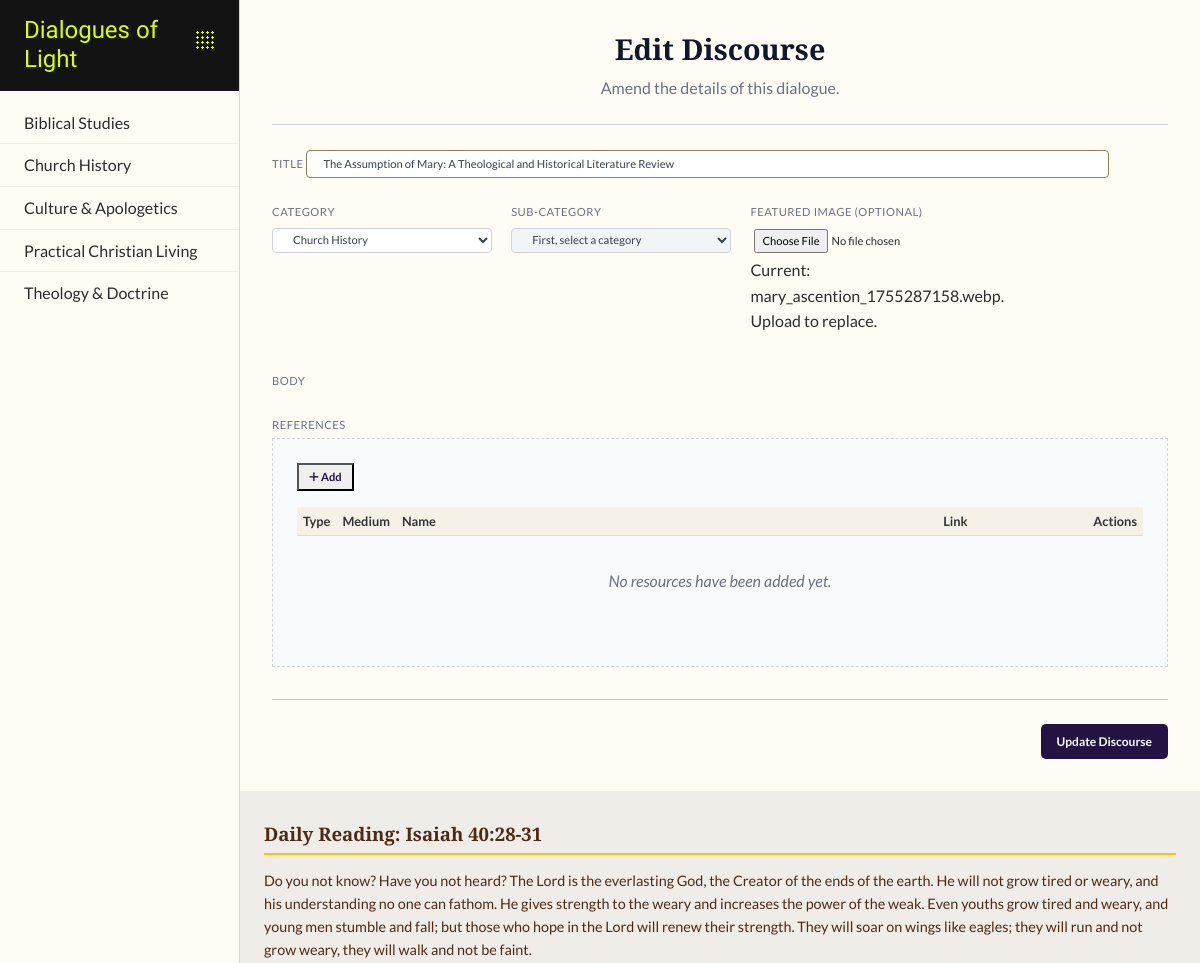
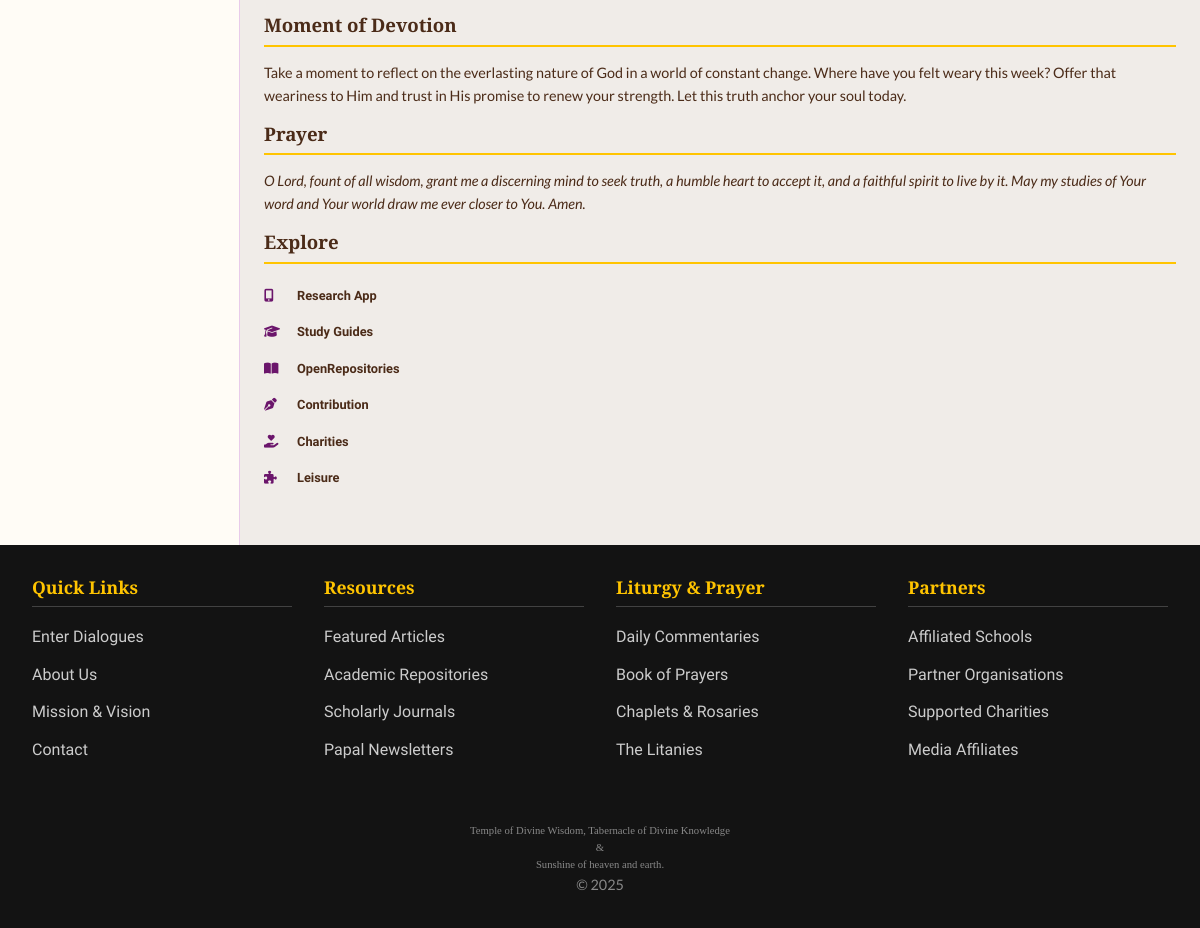
Screenshot of /discourse/edit/3 (signed in) with the database file from the repository (2 pictures, top to bottom).
### app/dol_db/models.py (models this page shows, shortened)
class Category(db.Model):
    __tablename__ = 'categories'
    id = db.Column(db.Integer, primary_key=True)
    name = db.Column(db.String(100), unique=True, nullable=False)
    subcategories = db.relationship('SubCategory', back_populates='category', lazy=True, cascade="all, delete-orphan")

class DiscourseBlog(db.Model):
    __tablename__ = 'discourse_blogs'
    id = db.Column(db.Integer, primary_key=True)
    user_id = db.Column(db.Integer, db.ForeignKey('users.id'), nullable=False)
    subcategory_id = db.Column(db.Integer, db.ForeignKey('subcategories.id'), nullable=False)
    reference = db.Column(db.String(50), unique=True, nullable=False, index=True)
    title = db.Column(db.String(255), nullable=False)
    body = db.Column(db.Text, nullable=False)
    date_posted = db.Column(db.DateTime, default=datetime.utcnow, index=True)
    is_approved = db.Column(db.Boolean, default=False, nullable=False)
    featured_image = db.Column(db.String(255), nullable=True)
    author = db.relationship('User', back_populates='discourses')
    resources = db.relationship('Resource', back_populates='discourse', lazy='joined', cascade="all, delete-orphan")
    comments = db.relationship('DiscourseComment', back_populates='discourse', lazy='dynamic', cascade="all, delete-orphan")
    subcategory = db.relationship('SubCategory', back_populates='discourses')

class SubCategory(db.Model):
    __tablename__ = 'subcategories'
    id = db.Column(db.Integer, primary_key=True)
    name = db.Column(db.String(100), nullable=False)
    category_id = db.Column(db.Integer, db.ForeignKey('categories.id'), nullable=False)
    category = db.relationship('Category', back_populates='subcategories')
    discourses = db.relationship('DiscourseBlog', back_populates='subcategory', lazy='dynamic')
    __table_args__ = (db.UniqueConstraint('name', 'category_id', name='_name_category_uc'),)

### app/dol_discourse/disc_routes.py (the view)
@discourse_bp.route('/edit/<int:discourse_id>', methods=['GET'])
@login_required
def edit_discourse(discourse_id):
    discourse = DiscourseBlog.query.options(
        joinedload(DiscourseBlog.resources),
        joinedload(DiscourseBlog.subcategory)
    ).get_or_404(discourse_id)
    is_author = discourse.user_id == current_user.id
    is_privileged = current_user.has_role('Admin') or current_user.has_role('Editor')
    if not is_author and not is_privileged:
        abort(403) # Forbidden
    discourse_data_for_js = {
        "id": discourse.id,
        "body": discourse.body,
        "subcategory_id": discourse.subcategory_id,
        "resources": [
            {
                "name": r.name,
                "type": r.type.name,    # Pass the Enum member NAME
                "medium": r.medium.name, # Pass the Enum member NAME
                "link": r.link,
            } for r in discourse.resources
        ]
    }
    all_categories = Category.query.order_by(Category.name).all()
    return render_template(
        'discourse.html',
        categories=all_categories,
        discourse=discourse, # Pass the full object for template logic
        discourse_data_for_js=json.dumps(discourse_data_for_js) # Pass JSON for JS
    )

### app/dol_discourse/templates/discourse/discourse.html (shortened to what this page needs)
{% extends "layout.html" %}
{% block head_extensions %}
    <link rel="stylesheet" href="{{ url_for('discourse.static', filename='discourse.css') }}">
    <link href="https://cdn.jsdelivr.net/npm/quill@2.0.3/dist/quill.snow.css" rel="stylesheet">
{% endblock %}
{% block content %}
<div class="editor-container-full-width">
    <div class="editor-header">
        <h3>{% if discourse %}Edit Discourse{% else %}Discourse Editor{% endif %}</h3>
        <p>{% if discourse %}Amend the details of this dialogue.{% else %}Craft and contribute a new dialogue for the community.{% endif %}</p>
    </div>
    <form id="discourse-editor-form"
          {% if discourse_data_for_js %}
          data-discourse-json="{{ discourse_data_for_js }}"
          {% endif %}>
        <div class="metadata-row">
            <div class="form-group-sm form-col-12">
                <label for="discourse-title-input">Title</label>
                <input type="text" id="discourse-title-input" name="title" required value="{{ discourse.title if discourse else '' }}">
            </div>
            <div class="form-group-sm form-col-2">
                <label for="discourse-category-select">Category</label>
                <select id="discourse-category-select" name="category" required>
                    {% for category in categories %}
                        <option value="{{ category.id }}" {% if discourse and discourse.subcategory.category_id == category.id %}selected{% endif %}>
                            {{ category.name }}
                        </option>
                    {% endfor %}
                </select>
            </div>
            <div class="form-group-sm form-col-2">
                <label for="discourse-subcategory-select">Sub-Category</label>
                <select id="discourse-subcategory-select" name="subcategory_id" required disabled>
                    <option value="">First, select a category</option>
                </select>
            </div>
            <div class="form-group-sm form-col-2">
                <label for="featured-image-input">Featured Image (Optional)</label>
                <input type="file" id="featured-image-input" name="featured_image" accept="image/jpeg, image/png, image/webp">
                {% if discourse and discourse.featured_image %}
                    <p class="current-image-info">Current: {{ discourse.featured_image }}. Upload to replace.</p>
                {% endif %}
            </div>
        </div>
        <div class="form-group-sm">
            <label for="editor-target-div">Body</label>
        </div>
        {% if current_user.is_authenticated and (current_user.has_role('Admin') or current_user.has_role('Editor') or current_user.has_role('Writer')) %}
         <div class="form-group-sm">
        <label for="editor-target-div">References</label>
            <div class="resources-staging-area">
                <div class="section-header-with-button">
                    <button type="button" class="btn-add-resource" data-modal-target="add-resource-modal">
                        <i class="fas fa-plus"></i> Add
                    </button>
                </div>
                <div class="resources-table-container">
                    <table id="resources-table">
                        <thead>
                            <tr>
                                <th>Type</th>
                                <th>Medium</th>
                                <th>Name</th>
                                <th>Link</th>
                                <th>Actions</th>
                            </tr>
                        </thead>
                    </table>
                    <p id="no-resources-message">No resources have been added yet.</p>
                </div>
            </div>
        </div>
        {% else %}
            <p class="form-warning">You must be logged in as an Admin, Editor, or Writer to add resources.</p>
        {% endif %}
        <div class="form-footer">
            <button type="submit" class="btn-submit">{% if discourse %}Update Discourse{% else %}Save Discourse{% endif %}</button>
        </div>
    </form>
</div>
{% endblock %}

### app/templates/layout.html (shortened to what this page needs)
<!DOCTYPE html>
<html lang="en">
<head>
    <link rel="stylesheet" href="https://cdnjs.cloudflare.com/ajax/libs/font-awesome/6.4.0/css/all.min.css">
    <link rel="stylesheet" href="{{ url_for('static', filename='css/bootstrap.min.css') }}">
    <link rel="stylesheet" href="{{ url_for('static', filename='css/bootstrap-icons.css') }}">
    <link rel="stylesheet" href="{{ url_for('static', filename='css/style.css') }}">
    {% block head_extensions %}{% endblock %}
</head>
<body>
    <div class="site-grid">
        <nav class="main-nav " id="main-nav">
            <div class="logo-dropdown" >
                <div class="logo">
                    <a href="{{ url_for('main.splash') }}">
                        <h1>Dialogues of Light</h1>
                    </a>
                </div>
                <div class="header-accent-dots" id="logo-dropdown-trigger"></div>
            </div>
            <ul>
                {% for category in sidebar_data %}
                <li>
                    <a href="#" class="main-topic-link" data-topic-id="{{ category.id }}">
                        <span>{{ category.name }}</span>
                    </a>
                </li>
                {% endfor %}
            </ul>
        </nav>
        <main class="main-content">
            {% block content %}{% endblock %}
        </main>
        <aside class="right-sidebar">
            <div class="daily-content">
                <section id="daily-reading">
                    <h4>{{ daily_data.get('reading', {}).get('title', 'Daily Reading') }}</h4>
                    <p>{{ daily_data.get('reading', {}).get('body', 'Content unavailable.') }}</p>
                </section>
                <section id="daily-devotion">
                    <h4>{{ daily_data.get('devotion', {}).get('title', 'Moment of Devotion') }}</h4>
                    <p>{{ daily_data.get('devotion', {}).get('body', 'Content unavailable.') }}</p>
                </section>
                <section id="daily-prayer">
                    <h4>{{ daily_data.get('prayer', {}).get('title', 'Prayer') }}</h4>
                    <p><em>{{ daily_data.get('prayer', {}).get('body', 'Content unavailable.') }}</em></p>
                </section>
            </div>
            <div class="sidebar-links">
                <h4>Explore</h4>
                <ul>
                    <li><a href="#"><i class="fas fa-mobile-alt"></i> Research App</a></li>
                    <li><a href="#"><i class="fas fa-graduation-cap"></i> Study Guides</a></li>
                    <li><a href="#"><i class="fas fa-book-open"></i> OpenRepositories</a></li>
                    <li><a href="#"><i class="fas fa-pen-nib"></i> Contribution</a></li>
                    <li><a href="#"><i class="fas fa-hand-holding-heart"></i> Charities</a></li>
                    <li><a href="#"><i class="fas fa-puzzle-piece"></i> Leisure</a></li>
                </ul>
            </div>
        </aside>
    </div>
    <footer class="site-footer">
        <div class="footer-container">
            <div class="footer-column">
                <h4>Quick Links</h4>
                <ul>
                    <li><a href="{{ url_for('discourse.dialogues') }}">Enter Dialogues</a></li>
                    <li><a href="#">About Us</a></li>
                    <li><a href="#">Mission & Vision</a></li>
                    <li><a href="#">Contact</a></li>
                </ul>
            </div>
            <div class="footer-column">
                <h4>Resources</h4>
                <ul>
                    <li><a href="#">Featured Articles</a></li>
                    <li><a href="#">Academic Repositories</a></li>
                    <li><a href="#">Scholarly Journals</a></li>
                    <li><a href="#">Papal Newsletters</a></li>
                </ul>
            </div>
            <div class="footer-column">
                <h4>Liturgy & Prayer</h4>
                <ul>
                    <li><a href="#">Daily Commentaries</a></li>
                    <li><a href="#">Book of Prayers</a></li>
                    <li><a href="#">Chaplets & Rosaries</a></li>
                    <li><a href="#">The Litanies</a></li>
                </ul>
            </div>
            <div class="footer-column">
                <h4>Partners</h4>
                <ul>
                    <li><a href="#">Affiliated Schools</a></li>
                    <li><a href="#">Partner Organisations</a></li>
                    <li><a href="#">Supported Charities</a></li>
                    <li><a href="#">Media Affiliates</a></li>
                </ul>
            </div>
        </div>
        <div class="footer-bottom">
            <p class="tight-p">Temple of Divine Wisdom, Tabernacle of Divine Knowledge</p>
            <p class="tight-p">&</p>
            <p class="tight-p">Sunshine of heaven and earth.</p>
            <p>© {{ now().year }} </p>
        </div>
    </footer>
</body>
</html>

### rows the page displays
Category: name "Biblical Studies"
Category: name "Church History"
Category: name "Culture & Apologetics"
Category: name "Practical Christian Living"
Category: name "Theology & Doctrine"
DiscourseBlog: title "The Assumption of Mary: A Theological and Historical Literature Review", featured_image "mary_ascention_1755287158.webp"
SubCategory: category "Church History"

### other values shown
{{ daily_data.get('reading', {}).get('title', 'Daily Reading') }} "Daily Reading: Isaiah 40:28-31"
{{ daily_data.get('devotion', {}).get('title', 'Moment of Devotion') }} "Moment of Devotion"
{{ daily_data.get('prayer', {}).get('title', 'Prayer') }} "Prayer"
